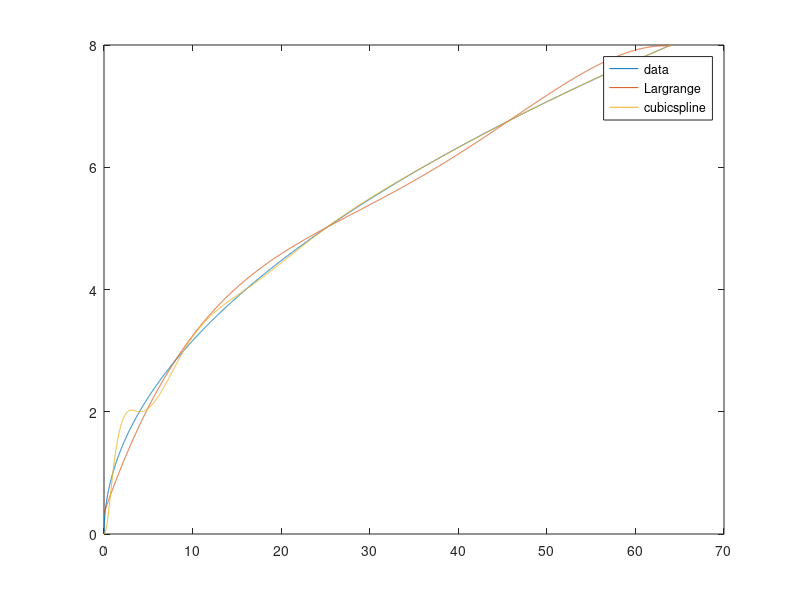

MATLAB code to generate this figure:
clear;
clc;
y=0:8;
x=y.^2;
p=polyfit(x,y,4);
ps=csape(x,y,'complete',[0 1/16]);
xi=0:0.01:64;
plot(xi,sqrt(xi),xi,polyval(p,xi),xi,fnval(ps,xi))
  legend('data','Largrange','cubicspline')